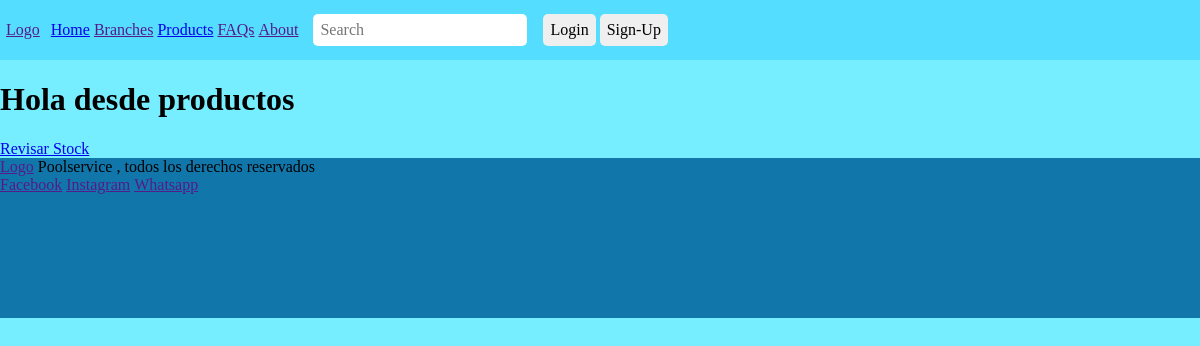
Page /products/list-products/ on the earlier database version.
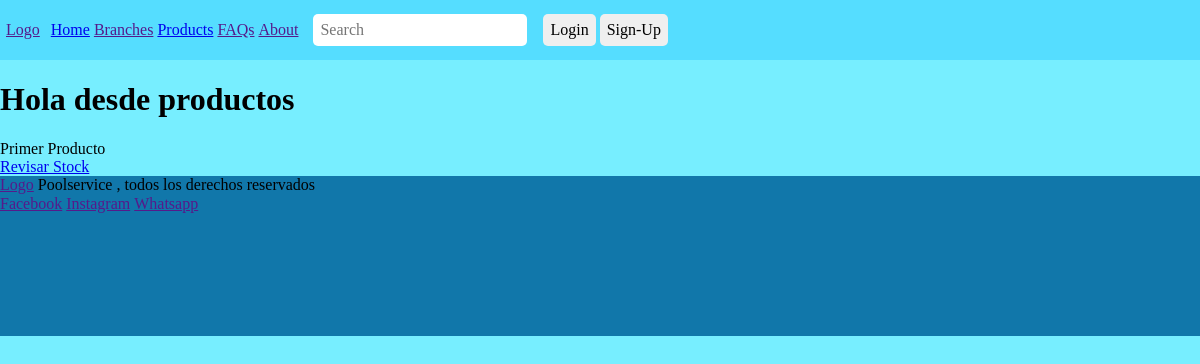
Same page on the later database version.
### products/models.py (models this page shows, shortened)
class Product(models.Model):
    code = models.CharField(max_length=7 , verbose_name='Código')
    description = models.CharField(max_length=85 , verbose_name='Descripción')
    tc2 = models.CharField(max_length=4 , verbose_name='TC2')
    price = models.FloatField(verbose_name='Precio')
    stock = models.BooleanField(default=False)
    class Meta:
        verbose_name = 'Producto'
        verbose_name_plural = 'Productos'

### products/views.py (the view)
# urls.py: path('list-products/', list_products, name='list_products'),
def list_products (request):
    products = Product.objects.all()
    context = {
        'products' : products ,
    }
    return render (request, 'products/products.html', context=context)

### templates/products/products.html (shortened to what this page needs)
{% extends 'base.html' %}
{% block content %}
    <h1>Hola desde productos</h1>
    <div>
        {% for product in products %}
            <div>
                {{product.description}}
            </div>
        {% endfor %}
    </div>
    <a href="/products/create-product">Revisar Stock</a>
{% endblock %}

### templates/base.html (shortened to what this page needs)
{% load static %}
<!DOCTYPE html>
<html lang="en">
<head>
    <link rel="stylesheet" type="text/css" href="{% static 'css/normalize.css' %}">
    <link rel="stylesheet" type="text/css" href="{% static 'css/style.css' %}">
</head>
<body>
    <header>
        <div class="container">
            <div class="container__flex-container">
                <a href="" class="container__flex-container-a">Logo</a>
                <ul class="container__flex-container-ul">
                    <li class="inline"><a href="/">Home</a></li>
                    <li class="inline"><a href="">Branches</a></li>
                    <li class="inline"><a href="/products/list-products">Products</a></li>
                    <li class="inline"><a href="">FAQs</a></li>
                    <li class="inline"><a href="">About</a></li>
                </ul>
                <form class="container__flex-container-form border">
                    <input class="border" type="search" placeholder="Search">
                </form>
                <div class="container__flex-container-div">
                    <a href="/admin"><button class="border" type="button">Login</button></a>
                    <a href=""><button class="border" type="button">Sign-Up</button></a>
                </div>
            </div>
        </div>
    </header>
    <div class="content">
    {% block content %} {% endblock %}
    </div>
    <div class="footer-container">
        <footer class="footer-container__footer">
            <div class="footer-container__footer-div inline">
                <a href="">Logo</a>
                <span>Poolservice , todos los derechos reservados</span>
            </div>
            <ul class="inline">
                <li class="inline"><a href="">Facebook</a></li>
                <li class="inline"><a href="">Instagram</a></li>
                <li class="inline"><a href="">Whatsapp</a></li>
            </ul>
        </footer>
    </div>
</body>
</html>

### static/css/style.css (style rules this page uses)
body { background-color: #7ef; }
.border { padding: 2px; border: 5px solid transparent ; border-radius: 5px; }
input { outline-color: #5df; }
li.inline { box-sizing: content-box; display: inline; }
.container { height: 60px; background-color: #5df; }
.container__flex-container { height: 100%; width: 100%; display: flex; align-items: center; }
.container__flex-container-a, .container__flex-container-div { margin: 0 6px; }
.container__flex-container-ul { margin: 0 5px; }
.container__flex-container-form { margin: 0 3px; }
.footer-container { display: grid; width: 100vw; height: 20vh; background-color: #17a; }

Differences in the rows shown:
added Product: description "Primer Producto"
